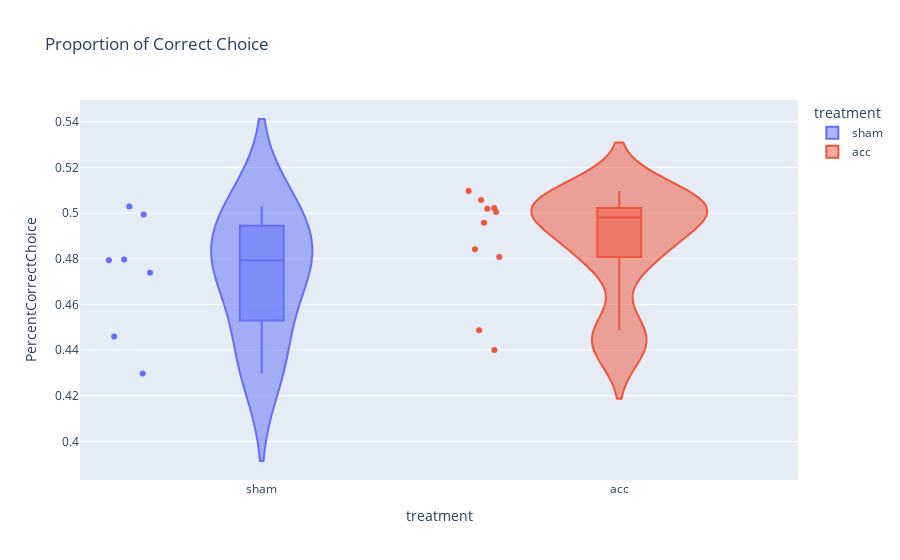

Source (notebook cell):
### Code cell
px.violin(
    correct, 
    x="treatment",
    y="PercentCorrectChoice",
    box=True,
    points="all",
    color="treatment",
    category_orders=cat,
    title="Proportion of Correct Choice"
)

### Figure 1 — Plotly figure (JSON) as saved in the notebook; plotly's stock layout.template omitted (floating-point values rounded to 4 significant figures)
{"data": [{"alignmentgroup": "True", "box": {"visible": true}, "hovertemplate": "treatment=%{x}<br>PercentCorrectChoice=%{y}<extra></extra>", "legendgroup": "sham", "marker": {"color": "#636efa"}, "name": "sham", "offsetgroup": "sham", "orientation": "v", "points": "all", "scalegroup": "True", "showlegend": true, "type": "violin", "x": ["sham", "sham", "sham", "sham", "sham", "sham", "sham"], "x0": " ", "xaxis": "x", "y": [0.4298, 0.446, 0.4797, 0.4794, 0.4739, 0.4994, 0.5029], "y0": " ", "yaxis": "y"}, {"alignmentgroup": "True", "box": {"visible": true}, "hovertemplate": "treatment=%{x}<br>PercentCorrectChoice=%{y}<extra></extra>", "legendgroup": "acc", "marker": {"color": "#EF553B"}, "name": "acc", "offsetgroup": "acc", "orientation": "v", "points": "all", "scalegroup": "True", "showlegend": true, "type": "violin", "x": ["acc", "acc", "acc", "acc", "acc", "acc", "acc", "acc", "acc", "acc"], "x0": " ", "xaxis": "x", "y": [0.5005, 0.5023, 0.5057, 0.4487, 0.5097, 0.4808, 0.502, 0.44, 0.4842, 0.4957], "y0": " ", "yaxis": "y"}], "layout": {"legend": {"title": {"text": "treatment"}, "tracegroupgap": 0}, "title": {"text": "Proportion of Correct Choice"}, "violinmode": "overlay", "xaxis": {"anchor": "y", "categoryarray": ["sham", "acc"], "categoryorder": "array", "domain": [0, 1], "title": {"text": "treatment"}}, "yaxis": {"anchor": "x", "domain": [0, 1], "title": {"text": "PercentCorrectChoice"}}}}
